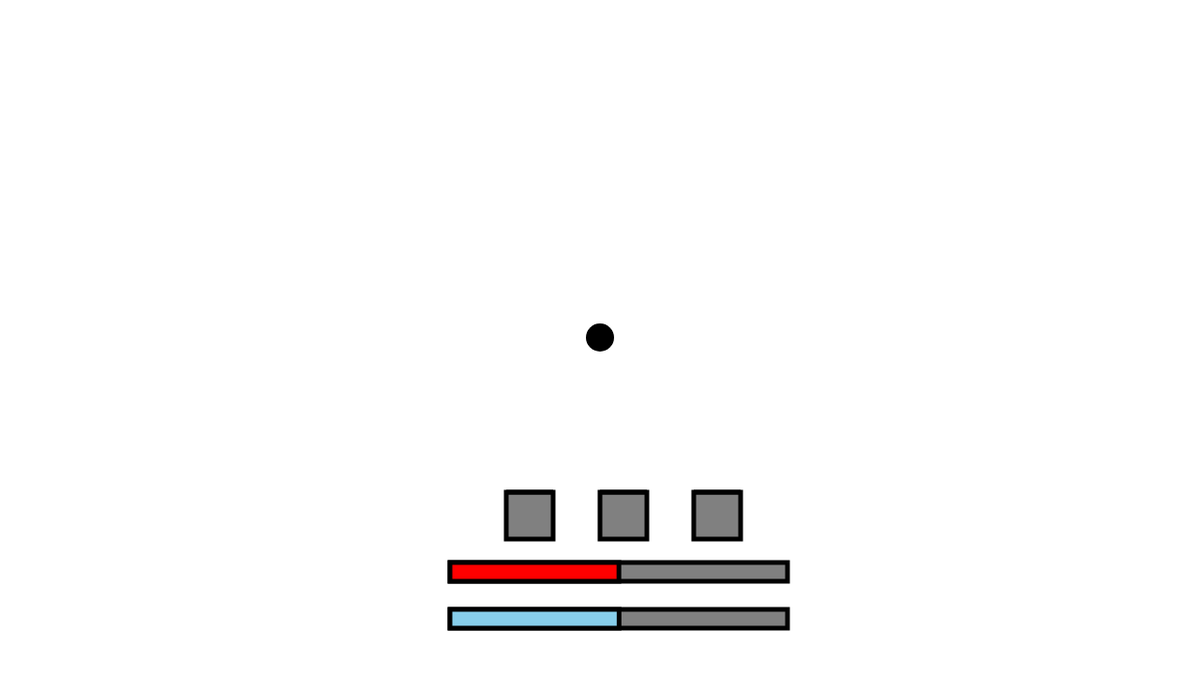
Frame 1 (no input)
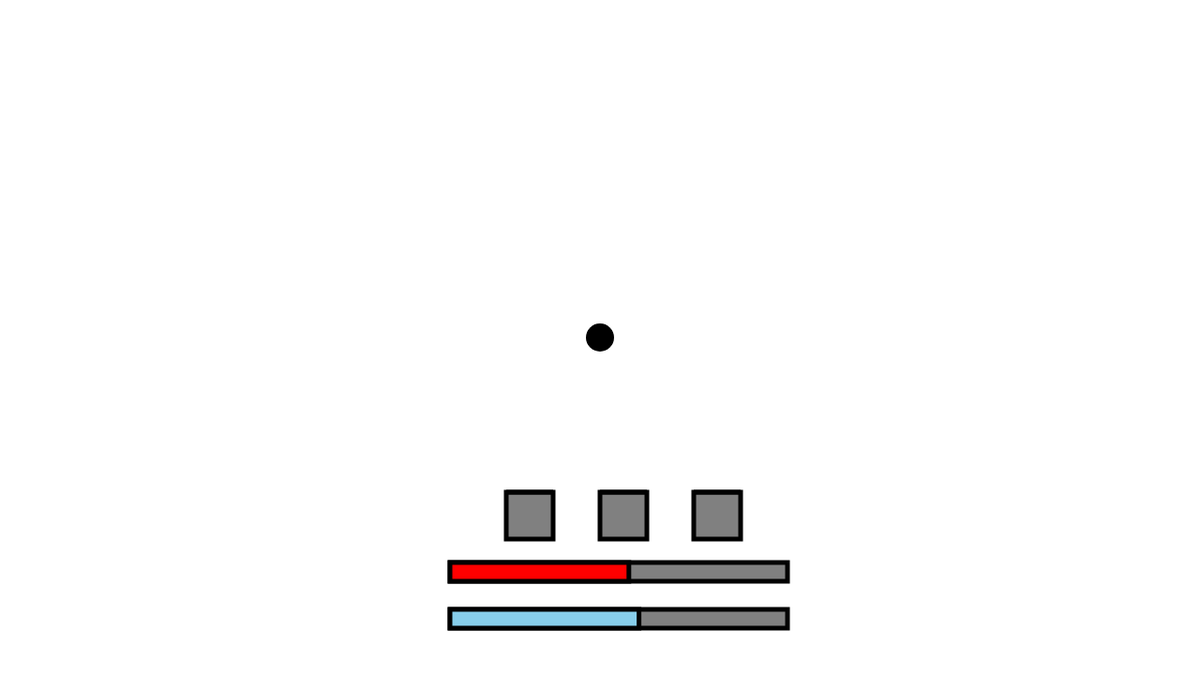
Frame 60 (no input)
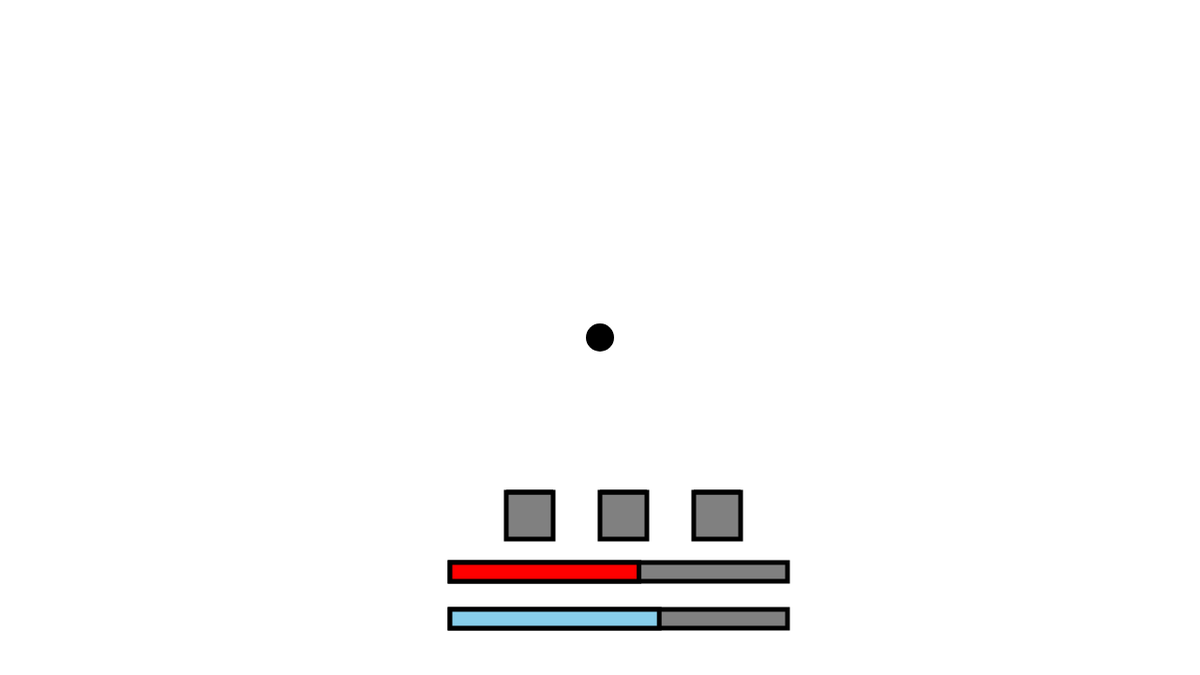
Frame 120 (the mouse pressed at the canvas centre since frame 60)

The p5.js sketch that drew these frames (run headless with seeded random() and noise() and a simulated clock; from frame 60 on, the mouse is pressed at the canvas centre):

// p5.js sketch
// ── sketch.js
let player, cursor
let enemy_list, projectile_list
let player_projectile_list, w_list, q_list
let damage_alpha

function setup() {
  createCanvas(1280, 720)
  damage_alpha = 0
  enemy_list = []
  projectile_list = []
  player_projectile_list = []
  w_list = []
  q_list = []
  cursor = new Cursor(640, 360)
  player = new Player(640, 360)
  frameRate(60)
  
  //Disable ContextMenu and update cursor on right click
  for (let element of document.getElementsByClassName("p5Canvas")) {
    element.addEventListener("contextmenu", right_click);
  }
}

function right_click(event){
  cursor.x = mouseX
  cursor.y = mouseY
  event.preventDefault()
}

function draw() {
  background(255)

  if (frameCount % 200 == 0){
    spawn_enemy()
  }

  enemy_functions()
  projectile_functions()
  player_functions()
  player_spell_functions()
  draw_resources()

  background(255, 0, 0, damage_alpha)
  if (damage_alpha > 0){
    damage_alpha -= 2
  }
}

function spawn_enemy(){
  let x
  let y
  choice = random([1, 2, 3, 4])
  if (choice == 1){
    x = random(0, 1280)
    y = -40
  } else if (choice == 2){
    x = 1320
    y = random(0, 720)
  } else if (choice == 3){
    x = random(0, 1280)
    y = 760
  } else if (choice == 4){
    x = -40
    y = random(0, 720)
  }

  let enemy
  choice = random([1, 2, 3, 4])
  if (choice == 1){
    enemy = new Enemy(x, y, 200, 67, 50, 2, 7, 15, 20, "Maroon")
  } else{
    enemy = new Enemy(x, y, 100, 183, 30, 3, 5, 10, 10, "LightCoral")
  }
  enemy_list.push(enemy)
}

function projectile_functions(){
  projectile_list.forEach((projectile) => {
    projectile.draw()
    projectile.update_position()

    if (projectile.x < 0 || projectile.x > 1280 || projectile.y < 0 || projectile.y > 720){
      index = projectile_list.indexOf(projectile)
      if (index > -1) {
        projectile_list.splice(index, 1);
      }
    }

    if(projectile.collided_with(player)){
      player.health -= projectile.damage
      damage_alpha = 80
      index = projectile_list.indexOf(projectile)
      if (index > -1) {
        projectile_list.splice(index, 1);
      }
    }

    if(player.health < 0){
      player.health = 0
    }
  })
}

function enemy_functions(){
  enemy_list.forEach((enemy) => {
    if (enemy.health <= 0){
      index = enemy_list.indexOf(enemy)
      if (index > -1) {
        enemy_list.splice(index, 1);
      }
    }

    enemy.draw()
    enemy.move_to(player)
    enemy.update_cooldowns()

    projectile = enemy.shoot(player)
    if (projectile){
      projectile_list.push(projectile)
    }
  })
}

function player_functions(){
  player.draw()
  player.move_to(cursor)
  player.regen()
  player.update_cooldowns()
}

function player_spell_functions(){
  player_projectile_list.forEach((projectile) => {
    projectile.draw()
    projectile.update_position()

    if (projectile.x < 0 || projectile.x > 1280 || projectile.y < 0 || projectile.y > 720){
      index = projectile_list.indexOf(projectile)
      if (index > -1) {
        projectile_list.splice(index, 1);
      }
    }

    enemy_list.forEach((enemy) => {
      if(projectile.collided_with(enemy)){
        enemy.health -= projectile.damage
        index = player_projectile_list.indexOf(projectile)
        if (index > -1) {
          player_projectile_list.splice(index, 1);
        }
      }
  
      if(player.health < 0){
        player.health = 0
      }
    })
  })

  w_list.forEach((w) => {
    w.update_state(enemy_list)
    w.draw()

    if (w.alpha <= 0){
      index = w_list.indexOf(w)
      if (index > -1) {
        w_list.splice(index, 1);
      }
    }
  })

  q_list.forEach((q) => {
    q.update_state()
    q.draw()

    if (q.alpha <= 0){
      index = q_list.indexOf(q)
      if(index > -1){
        q_list.splice(index, 1)
      }
    }
  })
}

function draw_resources(){
  stroke(1)
  strokeWeight(5)
  
  fill("grey")
  rect(540, 525, 50, 50)
  rect(640, 525, 50, 50)
  rect(740, 525, 50, 50)
  fill("blue")
  rect(540, 525, 50,  50 * player.q_cooldown/120)
  rect(640, 525, 50,  50 *player.w_cooldown/180)
  rect(740, 525, 50,  50 *player.e_cooldown/60)

  fill("grey")
  rect(480, 600, 360, 20)
  fill("red")
  rect(480, 600, 360 * (player.health / 100), 20)
  
  fill("grey")
  rect(480, 650, 360, 20)
  fill("skyblue")
  rect(480, 650, 360 * (player.mana / 100), 20)
}

function keyPressed(){
  if (key == "q"){
    player.q_down()
  }else if (key == "w"){
    w = player.w(new Cursor(mouseX, mouseY))
    if(w){
      w_list.push(w)
    }
  }else if (key == "e"){
     projectile = player.e(new Cursor(mouseX, mouseY))
     if (projectile){
      player_projectile_list.push(projectile)
     }
  }
}

function keyReleased(){
  if(key == 'q'){
    q = player.q_up(enemy_list)
    if (q){
      q_list.push(q)
    }
  }
}

// ── calculations.js
function findCircleLineIntersections(r, h, k, m, n) {
    // circle: (x - h)^2 + (y - k)^2 = r^2
    // line: y = m * x + n
    // r: circle radius
    // h: x value of circle centre
    // k: y value of circle centre
    // m: slope
    // n: y-intercept
  
    // get a, b, c values
    var a = 1 + sq(m);
    var b = -h * 2 + (m * (n - k)) * 2;
    var c = sq(h) + sq(n - k) - sq(r);
  
    // get discriminant
    var d = sq(b) - 4 * a * c;
    if (d >= 0) {
        // insert into quadratic formula
        var intersections = [
            (-b + sqrt(sq(b) - 4 * a * c)) / (2 * a),
            (-b - sqrt(sq(b) - 4 * a * c)) / (2 * a)
        ];
        if (d == 0) {
            // only 1 intersection
            return [intersections[0]];
        }
        return intersections;
    }
    // no intersection
    return [];
  }

function center_in_bound_diagonal(origin_x, origin_y, offset_x, offset_y, target_x, target_y, slope, bound_type){
    if (bound_type == "upper"){
      if(target_y - origin_y - offset_y < (target_x - origin_x - offset_x) * slope){
        return true
      }else{
        return false
      }
    }else{
      if(target_y - origin_y - offset_y > (target_x - origin_x - offset_x) * slope){
        return true
      }else{
        return false
      }
    }
  }

function area_in_bound_diagonal(origin_x, origin_y, offset_x, offset_y, target_x, target_y, radius, slope){
    inbound = false
    for(let x = target_x - radius; x < target_x + radius; x++){
      if(sqrt((x - target_x)**2 + (((x - offset_x - origin_x) * slope) + offset_y + origin_y - target_y) ** 2) < radius){
        inbound = true
        break
      }
    }
    return inbound
}

function check_overlap_diagonal(origin_x, origin_y, long_upper_offset_x, long_upper_offset_y, long_lower_offset_x, long_lower_offset_y, short_lower_offset_x, short_lower_offset_y, short_upper_offset_x, short_upper_offset_y, slope, enemy){
    inbound = true
    if(!center_in_bound_diagonal(origin_x, origin_y, long_upper_offset_x, long_upper_offset_y, enemy.x, enemy.y, slope, "upper")){
        if(!area_in_bound_diagonal(origin_x, origin_y, long_upper_offset_x, long_upper_offset_y, enemy.x, enemy.y, enemy.size/2, slope)){
          inbound = false
       }
      }
      if(!center_in_bound_diagonal(origin_x, origin_y, long_lower_offset_x, long_lower_offset_y, enemy.x, enemy.y, slope, "lower")){
        if(!area_in_bound_diagonal(origin_x, origin_y, long_lower_offset_x, long_lower_offset_y, enemy.x, enemy.y, enemy.size/2, slope)){
          inbound = false
         }
      }
      if(!center_in_bound_diagonal(origin_x, origin_y, short_upper_offset_x, short_upper_offset_y, enemy.x, enemy.y, -1/slope, "upper")){
        if(!area_in_bound_diagonal(origin_x, origin_y, short_upper_offset_x, short_upper_offset_y, enemy.x, enemy.y, enemy.size/2, -1/slope)){
          inbound = false
         }
      }
      if(!center_in_bound_diagonal(origin_x, origin_y, short_lower_offset_x, short_lower_offset_y, enemy.x, enemy.y, -1/slope, "lower")){
        if(!area_in_bound_diagonal(origin_x, origin_y, short_lower_offset_x, short_lower_offset_y, enemy.x, enemy.y, enemy.size/2, -1/slope)){
          inbound = false
         }
      }
      return inbound
}

function area_in_bound_perpendicular(left_bound, right_bound, top_bound, bottom_bound, enemy){
  if(enemy.x + enemy.size/2 > left_bound && enemy.x - enemy.size/2 < right_bound && enemy.y + enemy.size/2 > bottom_bound && enemy.y - enemy.size/2 < top_bound){
    return true
  } else {
    return false
  }
}

// ── classes.js
class Cursor{
    constructor(x, y){
      this.x = x
      this.y = y
    }
  }

class Projectile extends Cursor{
  constructor(x, y, x_vel, y_vel, damage, size, color){
    super(x, y)
    this.damage = damage
    this.x_vel = x_vel
    this.y_vel = y_vel
    this.size = size
    this.color = color
  }

  update_position(){
    this.x += this.x_vel
    this.y += this.y_vel
  }

  collided_with(target){
    let dist = sqrt((target.x - this.x)**2 + (target.y - this.y)**2)

    if(target.size/2 + this.size/2 > dist){
      return true
    } else{
      return false
    }
  }

  draw(){
    fill(this.color)
    noStroke()
    circle(this.x, this.y, this.size)
  }
}

class Enemy extends Cursor{
  constructor(x, y, health, cooldown, size, speed, projectile_speed, projectile_size, projectile_damage, color){
    super(x, y)
    this.timer = 0
    this.health = health
    this.max_health = health
    this.cooldown = cooldown
    this.size = size
    this.speed = speed
    this.projectile_speed = projectile_speed
    this.projectile_size = projectile_size
    this.projectile_damage = projectile_damage
    this.color = color
  }

  shoot(player){
    if (this.timer <= 0){
      let angle = Math.atan2(player.x - this.x, this.y - player.y) - Math.PI/2
      let y_vel = this.projectile_speed * Math.sin(angle)
      let x_vel = this.projectile_speed * Math.cos(angle)

      let projectile = new Projectile(this.x, this.y, x_vel, y_vel, this.projectile_damage, this.projectile_size, "red")
      this.timer = this.cooldown
      return projectile
    }
  }

  update_cooldowns(){
    if (this.timer > 0)
    {
      this.timer -= 1
    }
  }

  move_to(player){
    let dist = sqrt((player.x - this.x)**2 + (player.y - this.y)**2)

    if (dist > 250){
      let angle = Math.atan2(player.x - this.x, this.y - player.y) - Math.PI/2
      
      if (dist > this.speed){
        this.y += this.speed * Math.sin(angle)
        this.x += this.speed * Math.cos(angle)
      }
    }
  }

  draw(){
    noStroke()
    fill("grey")
    rect(this.x - this.size, this.y - this.size - 5, this.size * 2, 7)
    fill(this.color)
    rect(this.x - this.size, this.y - this.size - 5, this.size * 2 * (this.health/this.max_health), 7)
    fill(this.color)
    circle(this.x, this.y, this.size)
  }
}

class Player extends Cursor{
    constructor(x, y){
      super(x, y)
      this.health = 50
      this.mana = 50
      this.speed = 10
      this.size = 30
      this.q_cooldown = 0
      this.w_cooldown = 0
      this.e_cooldown = 0
      this.charging = false
      this.q_length = 200
    }


    q_down(){
      if(this.mana >= 15 && this.q_cooldown <= 0 && !this.charging){
        this.charging = true
        this.mana -= 15
        this.q_cooldown = 120
      }
    }

    q_up(enemy_list){
      if(this.charging){
        let angle = Math.atan2(mouseX - this.x, this.y - mouseY) - Math.PI/2
        let new_x = Math.cos(angle) * this.q_length + this.x
        let new_y = Math.sin(angle) * this.q_length + this.y

        let x_diff = mouseX - this.x
        let y_diff = mouseY - this.y
        let slope
        if (x_diff != 0 && y_diff != 0){
          slope = y_diff/x_diff
          let offsets = findCircleLineIntersections(50, 0, 0, -slope, 0)
          let long_upper_offset_y = offsets[0]
          let long_lower_offset_y = offsets[1]
          let long_upper_offset_x = long_upper_offset_y * -slope
          let long_lower_offset_x = long_lower_offset_y * -slope

          let short_lower_offset_x, short_lower_offset_y, short_upper_offset_x, short_upper_offset_y
          if(new_y > this.y){
            short_upper_offset_y = new_y - this.y
            short_upper_offset_x = new_x - this.x
            short_lower_offset_y = 0
            short_lower_offset_x = 0
          } else {
            short_upper_offset_y = 0
            short_upper_offset_x = 0
            short_lower_offset_y = new_y - this.y
            short_lower_offset_x = new_x - this.x;
          }
          
          enemy_list.forEach((enemy) => {
            if(check_overlap_diagonal(this.x, this.y, long_upper_offset_x, long_upper_offset_y, long_lower_offset_x, long_lower_offset_y, short_lower_offset_x, short_lower_offset_y, short_upper_offset_x, short_upper_offset_y, slope, enemy)){
              enemy.health -= 90
            }
          })
          
        } else {
          //Perpendicular hitbox
          enemy_list.forEach((enemy) => {
            let inbound = true
            if (x_diff == 0){
              if (y_diff > 0){
                if(!area_in_bound_perpendicular(this.x - 50, this.x + 50, this.y + this.q_length, this.y, enemy)){
                  inbound = false
                }
              }else{
                if(!area_in_bound_perpendicular(this.x - 50, this.x + 50, this.y, this.y - this.q_length, enemy)){
                  inbound = false
                }
              }
            }else{
              if(x_diff > 0){
                if(!area_in_bound_perpendicular(this.x, this.x + this.q_length, this.y + 50, this.y - 50, enemy)){
                  inbound = false
                }
              }else{
                if(!area_in_bound_perpendicular(this.x - this.q_length, this.x, this.y + 50, this.y - 50, enemy)){
                  inbound = false
                }
              }
            }
            if (inbound){
              enemy.health -= 90
            }
          })
        }
        this.charging = false
        let q = new Q((new_x + this.x) / 2, (new_y + this.y) / 2, angle, this.q_length)
        this.q_length = 200
        return q
      }
    }

    w(cursor){
      if(this.mana >= 35 && this.w_cooldown <= 0){
        this.mana -= 35
        this.w_cooldown = 180

        let w = new W(cursor.x, cursor.y)
        return w
      }
    }

    e(cursor){
      if(this.mana >= 10 && this.e_cooldown <= 0){
        this.mana -= 10
        this.e_cooldown = 60

        let angle = Math.atan2(cursor.x - this.x, this.y - cursor.y) - Math.PI/2
        let y_vel = 5 * Math.sin(angle)
        let x_vel = 5 * Math.cos(angle)

        let projectile = new Projectile(this.x, this.y, x_vel, y_vel, 70, 15, "skyblue")
        return projectile
      }
    }
    
    update_cooldowns(){
      if (this.q_cooldown > 0){
        this.q_cooldown -= 1
      }
      if (this.w_cooldown > 0){
        this.w_cooldown -= 1
      }
      if (this.e_cooldown > 0){
        this.e_cooldown -= 1
      }

      if(this.q_cooldown < 0){
        this.q_cooldown = 0
      }
      if(this.w_cooldown < 0){
        this.w_cooldown = 0
      }
      if(this.e_cooldown < 0){
        this.e_cooldown = 0
      }
    }

    regen(){
      if (this.health < 100){
        this.health += .05
      }
      if (this.mana < 100){
        this.mana += .1
      }
      if(this.charging && this.q_length < 450){
        this.q_length += 2
      }
    }

    move_to(cursor){
      let angle = Math.atan2(cursor.x - this.x, this.y - cursor.y) - Math.PI/2
      
      if (sqrt((cursor.x - this.x)**2 + (cursor.y - this.y)**2) > this.speed){
        if(this.charging){
          this.y += (this.speed / 2) * Math.sin(angle)
          this.x += (this.speed / 2) * Math.cos(angle)
        }else{
          this.y += this.speed * Math.sin(angle)
          this.x += this.speed * Math.cos(angle)
        }
      }
    }
  
    draw(){
      noStroke()
      fill(0)
      circle(this.x, this.y, this.size)

      if(this.charging){
        let angle = Math.atan2(mouseX - this.x, this.y - mouseY) - Math.PI/2
        let newX = Math.cos(angle) * this.q_length + this.x
        let newY = Math.sin(angle) * this.q_length + this.y

        push()
        noFill()
        stroke("skyblue")
        strokeWeight(5)
        translate((this.x + newX)/2, (this.y + newY)/2)
        rotate(angle);
        rectMode(CENTER)
        rect(0, 0, this.q_length, 100)
        pop()
      }
    }
  }

class W extends Cursor{
  constructor(x, y){
    super(x, y)
    this.size = 200
    this.alpha = 255
    this.approachRadius = 200
  }

  update_state(enemy_list){
    if (this.approachRadius > 0){
      this.approachRadius -= 5
    } else if (this.alpha == 255){
      enemy_list.forEach((enemy) => {
        let dist = sqrt((enemy.x - this.x)**2 + (enemy.y - this.y)**2)
        if (dist < this.size + enemy.size){
          enemy.health -= 110
        }
      })
      this.alpha -= 1
    }else{
      this.alpha -= 5
    }
  }

  draw(){
    if (this.approachRadius > 0){
      stroke("skyblue")
      strokeWeight(5)
      noFill()
      circle(this.x, this.y, this.approachRadius)
    }
    else{
      noStroke()
      fill(135, 206, 235, this.alpha)
      circle(this.x, this.y, this.size)
    }
  }
}

class Q extends Cursor{
  constructor(x, y, angle, length){
    super(x, y)
    this.alpha = 255
    this.angle = angle
    this.length = length
  }

  update_state(){
    this.alpha -= 5
  }

  draw(){
    push()
    fill(135, 206, 235, this.alpha)
    noStroke()
    translate(this.x, this.y)
    rotate(this.angle);
    rectMode(CENTER)
    rect(0, 0, this.length, 100)
    pop()
  }
}
